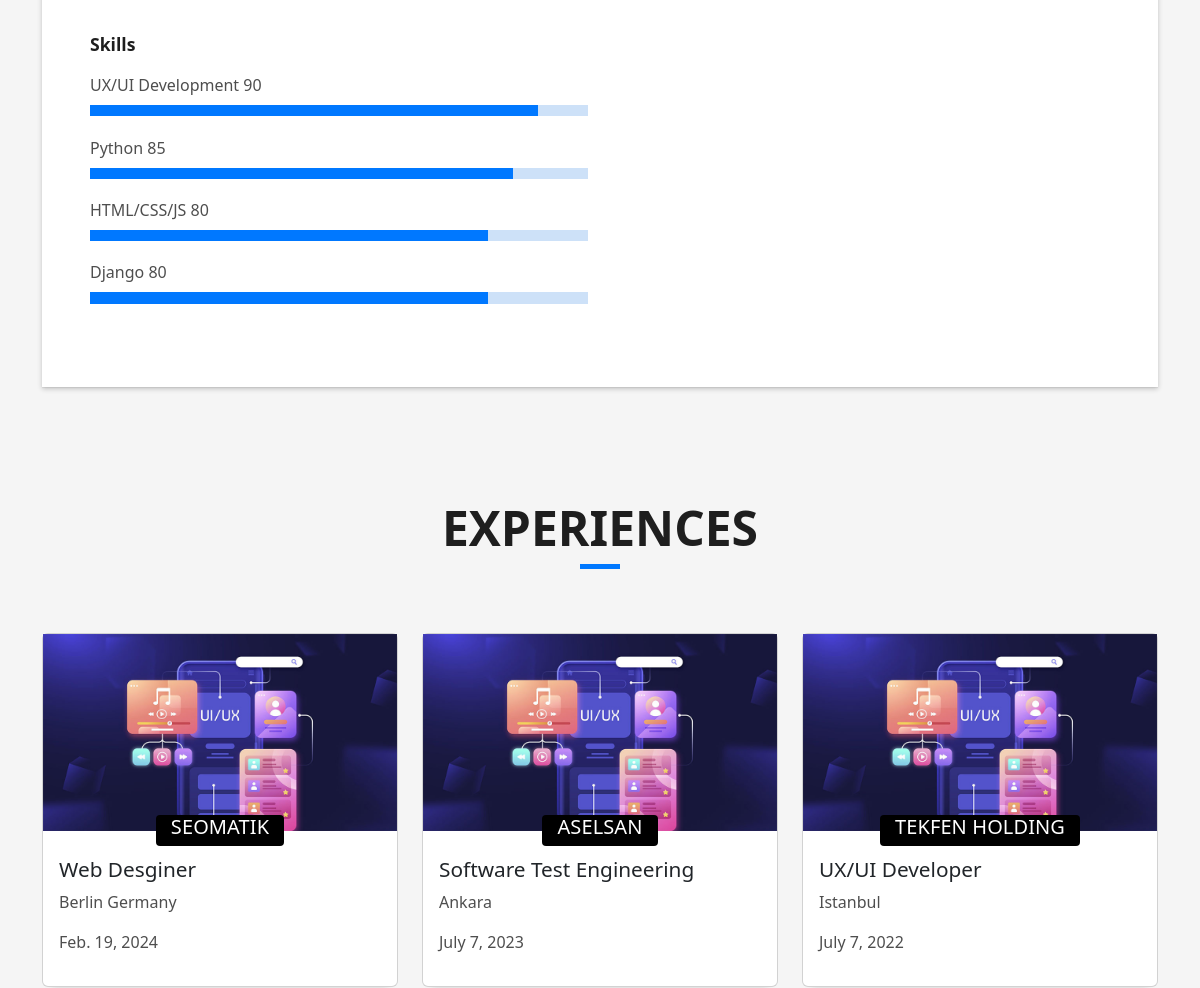
The app's page / (middle part), older data.
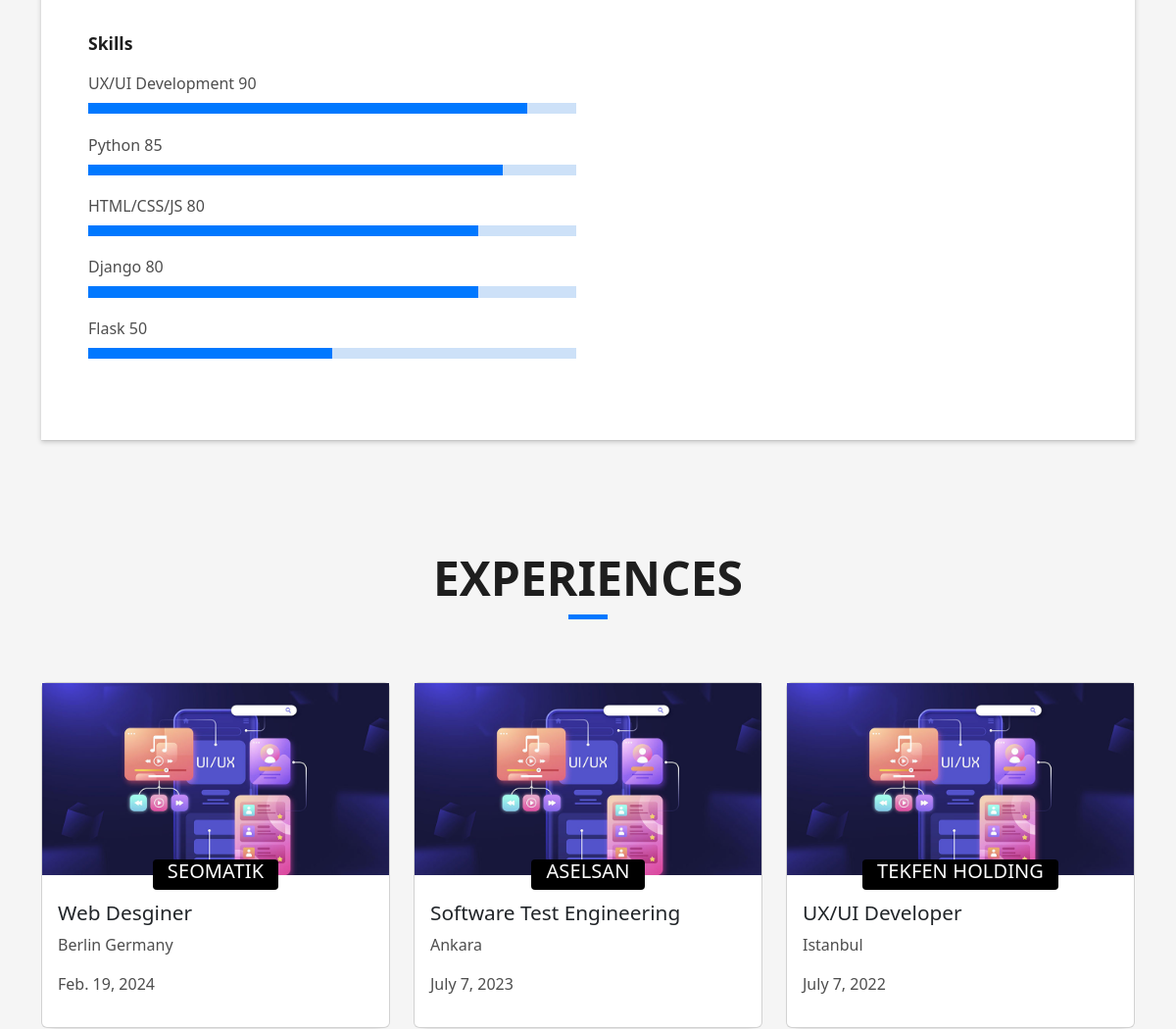
The same page, newer data.
### core/models.py (models this page shows, shortened)
class AbstractModel(models.Model):
    updated_date = models.DateTimeField(
        blank=True,
        auto_now=True,
        verbose_name="Updated Date"
    )
    created_date = models.DateTimeField(
        blank=True,
        auto_now_add=True,
        verbose_name="Created Date"
    )
    class Meta:
        abstract = True

class Skill(AbstractModel):
    order = models.IntegerField(
        default=0,
        verbose_name="Order",
    )
    name = models.CharField(
        default='',
        max_length=254,
        blank=True,
        verbose_name="Name Test",
        help_text='This is the variable of the setting.'
    )
    percentage = models.IntegerField(
        default=50,
        verbose_name="Percentage",
        validators=[MinValueValidator(0), MaxValueValidator(100)]
    )
    class Meta:
        verbose_name = 'Skill'
        verbose_name_plural = 'Skills'
        ordering = ('-percentage',)

class Experience(AbstractModel):
    company_name = models.CharField(
        default='',
        max_length=254,
        blank=True,
        verbose_name="Company Name",
    )
    job_title = models.CharField(
        default='',
        max_length=254,
        blank=True,
        verbose_name="Job Title",
    )
    job_location = models.CharField(
        default='',
        max_length=254,
        blank=True,
        verbose_name="Job Location",
    )
    start_date = models.DateField(
        verbose_name="Start Date",
    )
    end_date = models.DateField(
        default=None,
        null=True,
        blank=True,
        verbose_name="End Date",
    )
    class Meta:
        verbose_name = 'Experience'
        verbose_name_plural = 'Experiences'
        ordering = ('-start_date',)

### core/views.py (the view)
# urls.py: path('', index, name='index'),
def index(request):
    site_title = GeneralSetting.objects.get(name='site_title').parameter
    site_keywords = GeneralSetting.objects.get(name='site_keywords').parameter
    site_about = GeneralSetting.objects.get(name='site_about').parameter
    logo = GeneralSetting.objects.get(name='logo').parameter
    skills = Skill.objects.all().order_by('-percentage')
    experiences = Experience.objects.all()
    educations = Education.objects.all()
    social_medias = SocialMedia.objects.all()
    languages = Language.objects.all()
    references = Reference.objects.all()
    projects = Project.objects.all()
    context = {
        'site_title': site_title,
        'site_keywords': site_keywords,
        'site_about': site_about,
        'logo': logo,
        'skills': skills,
        'experiences': experiences,
        'educations': educations,
        'social_medias': social_medias,
        'languages': languages,
        'references': references,
        'projects': projects
    }
    return render(request, 'index.html', context=context)

### templates/index.html (shortened to what this page needs)
{% load static %}
<!DOCTYPE html>
<html lang="en">
<head>
    <link href="{% static 'vendor/bootstrap/css/bootstrap.min.css' %}" rel="stylesheet">
    <link href="{% static 'vendor/bootstrap-icons/bootstrap-icons.css' %}" rel="stylesheet">
    <link href="{% static 'vendor/glightbox/css/glightbox.min.css' %}" rel="stylesheet">
    <link href="{% static 'vendor/swiper/swiper-bundle.min.css' %}" rel="stylesheet">
    <link href="{% static 'css/style.css' %}" rel="stylesheet">
</head>
<body>
<main id="main">
    <section id="about" class="about-mf sect-pt4 route">
        <div class="container">
            <div class="row">
                <div class="col-sm-12">
                    <div class="box-shadow-full">
                        <div class="row">
                            <div class="col-md-6">
                                <div class="row">
                                    <div class="col-sm-6 col-md-5">
                                    </div>
                                    <div class="col-sm-6 col-md-7">
                                    </div>
                                </div>
                                <div class="skill-mf">
                                    <p class="title-s">Skills</p>
                                    {% for skill in skills %}
                                        <span>{{ skill.name }}</span>
                                        <span class="pull-right">{{ skill.percentage }}</span>
                                        <div class="progress">
                                            <div class="progress-bar" role="progressbar"
                                                 style="width: {{ skill.percentage }}%;"
                                                 aria-valuenow="{{ skill.percentage }}" aria-valuemin="0"
                                                 aria-valuemax="100"></div>
                                        </div>
                                    {% endfor %}
                                </div>
                            </div>
                            <div class="col-md-6">
                            </div>
                        </div>
                    </div>
                </div>
            </div>
        </div>
    </section>
    <section id="blog" class="blog-mf sect-pt4 route">
        <div class="container">
            <div class="row">
                <div class="col-sm-12">
                    <div class="title-box text-center">
                        <h3 class="title-a">
                            Experiences
                        </h3>
                        <div class="line-mf"></div>
                    </div>
                </div>
            </div>
            <div class="row">
                {% for experience in experiences %}
                    <div class="col-md-4">
                        <div class="card card-blog">
                            <div class="card-img">
                                <img src="static/img/post-1.jpg" alt="" class="img-fluid"></a>
                            </div>
                            <div class="card-body">
                                <div class="card-category-box" style="height: 50px">
                                    <div class="card-category" style="background-color: black">
                                        <h6 class="category" style="font-size: 20px;">{{ experience.company_name }}</h6>
                                    </div>
                                </div>
                                <h3 class="card-title">{{ experience.job_title }}</h3>
                                <p class="card-description">
                                    {{ experience.job_location }}
                                </p>
                                <p class="card-description">
                                    {{ experience.start_date }}
                                </p>
                            </div>
                        </div>
                    </div>
                {% endfor %}
            </div>
        </div>
    </section>
    <br>
</main>
</body>
</html>

Row changes from the older to the newer data that the page shows:
added Skill: name "Flask", percentage "50"
